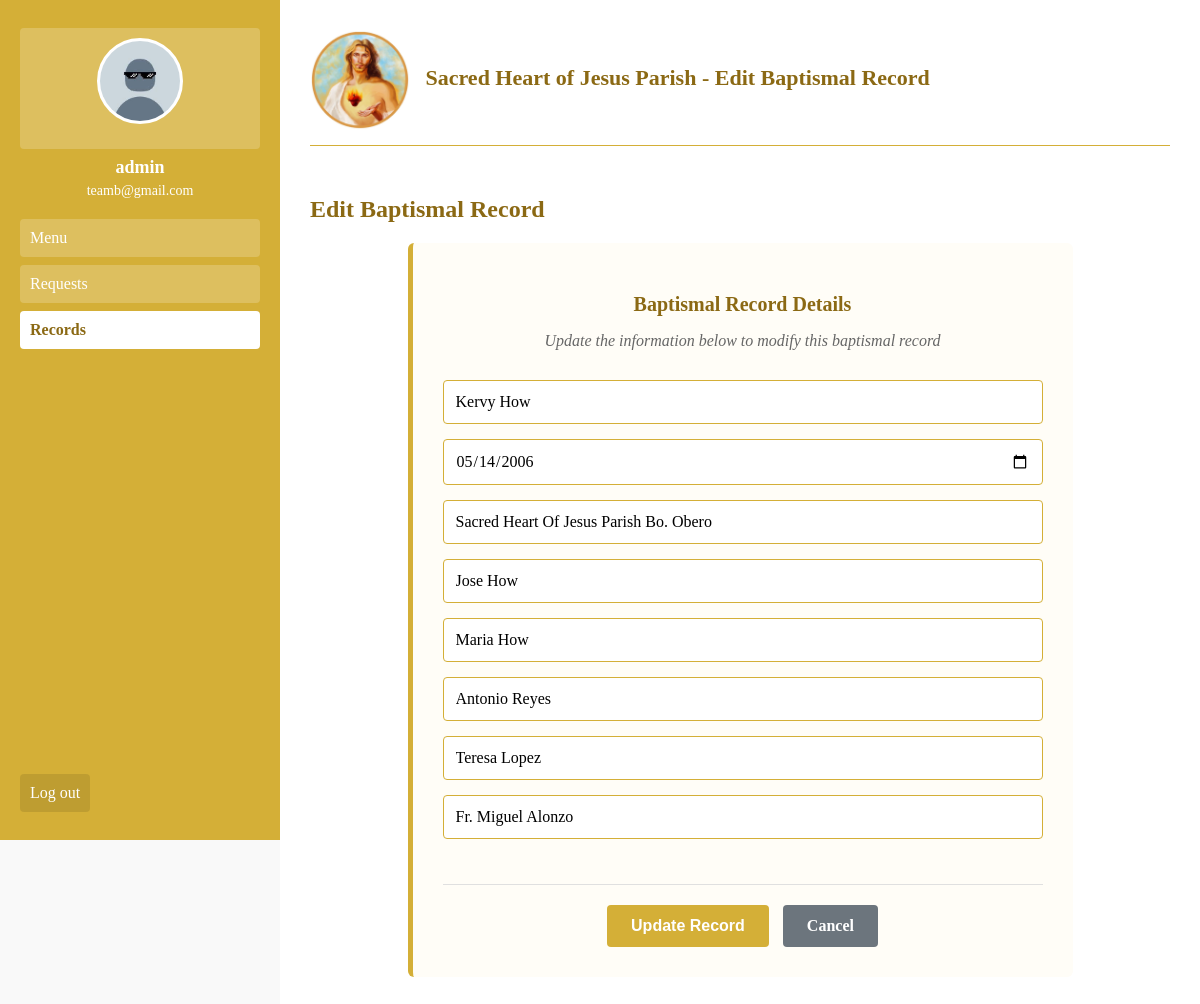
/edit_baptismal.php?id=1 (signed in), run on the app's committed database.
### tables this page shows
CREATE TABLE `BaptismalRecords` (
  `baptismalrecord_id` int NOT NULL,
  `admin_id` int DEFAULT NULL,
  `full_name` varchar(100) DEFAULT NULL,
  `date_baptism` date DEFAULT NULL,
  `place_baptism` varchar(255) DEFAULT NULL,
  `father_name` varchar(100) DEFAULT NULL,
  `mother_name` varchar(100) DEFAULT NULL,
  `godfather` varchar(255) DEFAULT NULL,
  `godmother` varchar(255) DEFAULT NULL,
  `priest_name` varchar(100) DEFAULT NULL
);

### edit_baptismal.php (the view, shortened to what this page needs)
<?php
include 'shjpdb.php';
$username = $_SESSION["username"];
$sql_admin = "SELECT name, email FROM Administrator WHERE username = ?";
$stmt_admin = $conn->prepare($sql_admin);
$stmt_admin->bind_param("s", $username);
$stmt_admin->execute();
$result_admin = $stmt_admin->get_result();
$admin = $result_admin->fetch_assoc();
$id = $_GET['id'];
$sql = "SELECT * FROM BaptismalRecords WHERE baptismalrecord_id = ?";
$stmt = $conn->prepare($sql);
$stmt->bind_param("i", $id);
$stmt->execute();
$result = $stmt->get_result();
$record = $result->fetch_assoc();
?>
<!DOCTYPE html>
<html>
<head>
</head>
<body>
    <div class="sidebar">
        <a href="admin_profile.php">
            <img src="images/profile.jpeg" alt="Profile">
        </a>
        <div class="username"><?php echo htmlspecialchars($_SESSION['username']); ?></div>
        <div class="email"><?php echo htmlspecialchars($admin['email']); ?></div>
        <a href="admin_dashboard.php">Menu</a>
        <a href="requests_page.php">Requests</a>
        <a href="records.php" class="active">Records</a>
        <a href="logout.php" class="logout">Log out</a>
    </div>
    <div class="main">
        <div class="header">
            <img src="images/logo2.png" alt="Logo" class="logo"> Sacred Heart of Jesus Parish - Edit Baptismal Record
        </div>
        <h2>Edit Baptismal Record</h2>
        <form method="post" class="form-container">
            <h3>Baptismal Record Details</h3>
            <p>Update the information below to modify this baptismal record</p>
            <input type="text" id="full_name" name="full_name" placeholder="Full Name" value="<?= htmlspecialchars($record['full_name']) ?>" required>
            <input type="date" id="date_baptism" name="date_baptism" value="<?= $record['date_baptism'] ?>" required>
            <input type="text" id="place_baptism" name="place_baptism" placeholder="Place of Baptism" value="<?= htmlspecialchars($record['place_baptism']) ?>" required>
            <input type="text" id="father_name" name="father_name" placeholder="Father's Name" value="<?= htmlspecialchars($record['father_name']) ?>" required>
            <input type="text" id="mother_name" name="mother_name" placeholder="Mother's Name" value="<?= htmlspecialchars($record['mother_name']) ?>" required>
            <input type="text" id="godfather" name="godfather" placeholder="Godfather" value="<?= htmlspecialchars($record['godfather']) ?>" required>
            <input type="text" id="godmother" name="godmother" placeholder="Godmother" value="<?= htmlspecialchars($record['godmother']) ?>" required>
            <input type="text" id="priest_name" name="priest_name" placeholder="Priest Name" value="<?= htmlspecialchars($record['priest_name']) ?>" required>
            <div class="form-actions">
                <input type="submit" value="Update Record" class="submit-btn">
                <a href="baptismal_records.php" class="cancel-btn">Cancel</a>
            </div>
        </form>
    </div>
</body>
</html>

### edit_baptismal.php (style rules this page uses)
body { font-family: 'Times New Roman', serif; margin: 0; background-color: #f9f9f9; }
.sidebar { width: 240px; background-color: #d4af37; padding: 20px; height: 100vh; position: fixed; left: 0; top: 0; }
.sidebar img { width: 80px; height: 80px; border-radius: 50%; margin-bottom: 15px; border: 3px solid white; background-color: white; display: block; margin-left: auto; margin-right: auto; }
.sidebar .username { color: white; font-size: 18px; font-weight: bold; text-align: center; margin-bottom: 5px; }
.sidebar .email { color: white; font-size: 14px; text-align: center; margin-bottom: 20px; }
.sidebar a { display: block; margin: 8px 0; padding: 10px; text-decoration: none; background-color: rgba(255, 255, 255, 0.2); color: white; border-radius: 4px; transition: all 0.3s; font-size: 16px; }
.sidebar a.active { background-color: white; color: #8b6914; font-weight: bold; }
.logout { position: absolute; bottom: 20px; left: 20px; background-color: rgba(0,0,0,0.1) !important; }
.main { margin-left: 280px; padding: 30px; background-color: white; min-height: 100vh; display: flex; flex-direction: column; align-items: center; }
.header { color: #8b6914; font-size: 22px; font-weight: bold; border-bottom: 1px solid #d4af37; padding-bottom: 15px; margin-bottom: 30px; width: 100%; text-align: left; }
.logo { width: 100px; vertical-align: middle; margin-right: 10px; }
h2 { color: #8b6914; font-size: 24px; margin-bottom: 20px; width: 100%; text-align: left; }
.form-container { background-color: #fffdf7; padding: 30px; border-left: 5px solid #d4af37; border-radius: 6px; width: 100%; max-width: 600px; }
.form-container h3 { color: #8b6914; font-size: 20px; margin-bottom: 10px; text-align: center; }
.form-container p { color: #666; text-align: center; margin-bottom: 30px; font-style: italic; }
input[type="text"], input[type="date"] { width: 100%; padding: 12px; border: 1px solid #d4af37; border-radius: 4px; font-size: 16px; font-family: 'Times New Roman', serif; box-sizing: border-box; margin-bottom: 15px; }
input[type="text"]::placeholder { color: #999; font-style: italic; }
.form-actions { text-align: center; margin-top: 30px; padding-top: 20px; border-top: 1px solid #e0e0e0; }
.submit-btn { background-color: #d4af37; color: white; padding: 12px 24px; border: none; border-radius: 4px; font-size: 16px; font-weight: bold; cursor: pointer; margin-right: 10px; }
.cancel-btn { background-color: #6c757d; color: white; padding: 12px 24px; border: none; border-radius: 4px; font-size: 16px; font-weight: bold; text-decoration: none; display: inline-block; }

### data on the page
baptismalrecords: full_name "Kervy How", date_baptism "05/14/2006", place_baptism "Sacred Heart Of Jesus Parish Bo. Obero", father_name "Jose How", mother_name "Maria How", godfather "Antonio Reyes", godmother "Teresa Lopez", priest_name "Fr. Miguel Alonzo"

### other printed values
$_SESSION['username'] "admin"
$admin['email'] "teamb@gmail.com"
